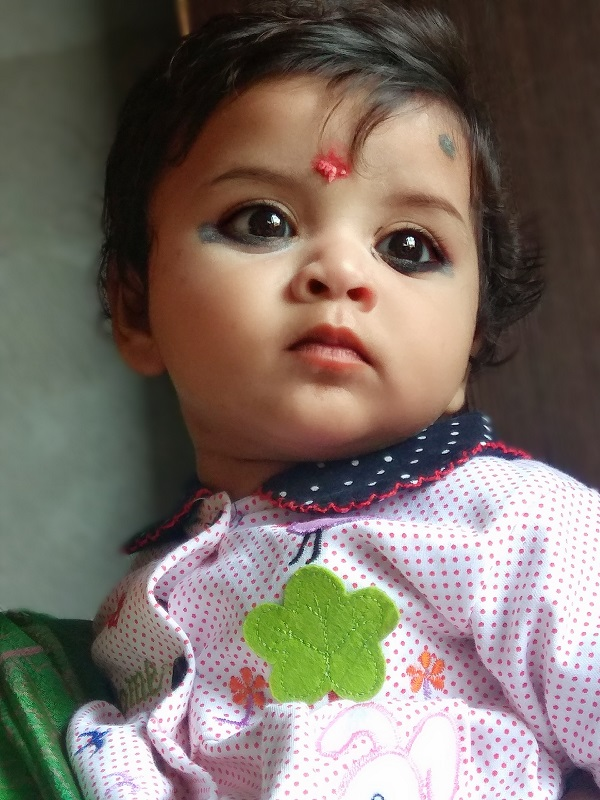
#> input picture FastFourierTransformation/photo2.jpg, 600 x 800 px, found by its file name
$ jupyter execute --allow-errors ImageFFT.ipynb
#> lines starting #> are read from the running program, lines starting #| are printed output that depends on the picture; after the words box and inside, x2 and y2 are one past the last pixel; in counts of white or black regions, pixels touching at a corner belong together
[cell 1]
import numpy as np
import matplotlib.pyplot as plt
import random
import cv2

[cell 2]
carimage=cv2.imread(r'C:\Users\saurabh\Documents\Desktop\car.jpg',cv2.IMREAD_GRAYSCALE)
#> (the rest of this cell did not finish here and is left out)

#> (a cell that did not finish here is left out)

cv2.imwrite(r'C:\Users\saurabh\Documents\Desktop\compressedcar.jpg', newcarimage)

#First Lets Show Different Layers of Image

[cell 4]
image=cv2.imread(r'C:\Users\saurabh\Documents\Desktop\photo2.jpg')
#> image is the input picture: shape (800, 600, 3); mean B, G, R 102.3, 111, 122.9
image=cv2.resize(image,(600,int(image.shape[0]*600/image.shape[1])))
plt.imshow(image,cmap='gray')

[cell 5]
image.shape
#> Out = (800, 600, 3)

[cell 6]
Rimagelayer=image[:,:,0].reshape(image.shape[0],image.shape[1])
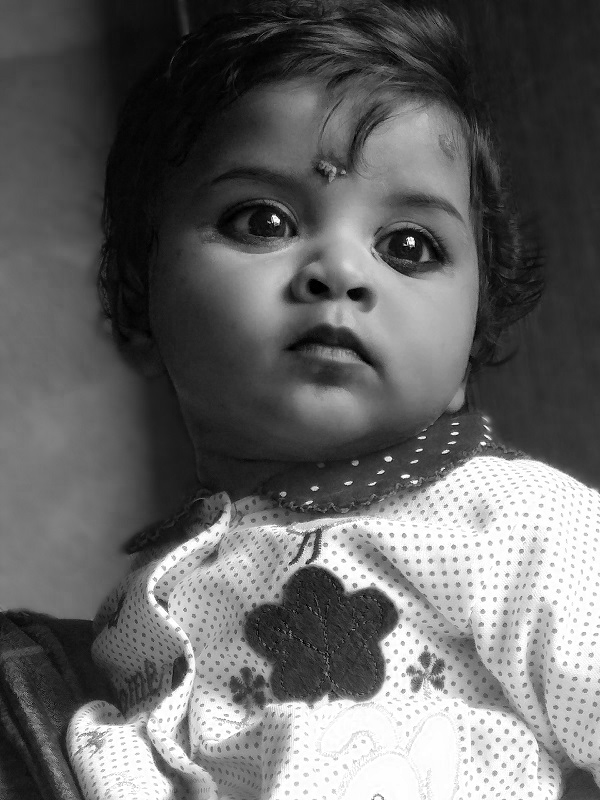
#> Rimagelayer: shape (800, 600); min 0, max 255, mean 102.3
Gimagelayer=image[:,:,1].reshape(image.shape[0],image.shape[1])
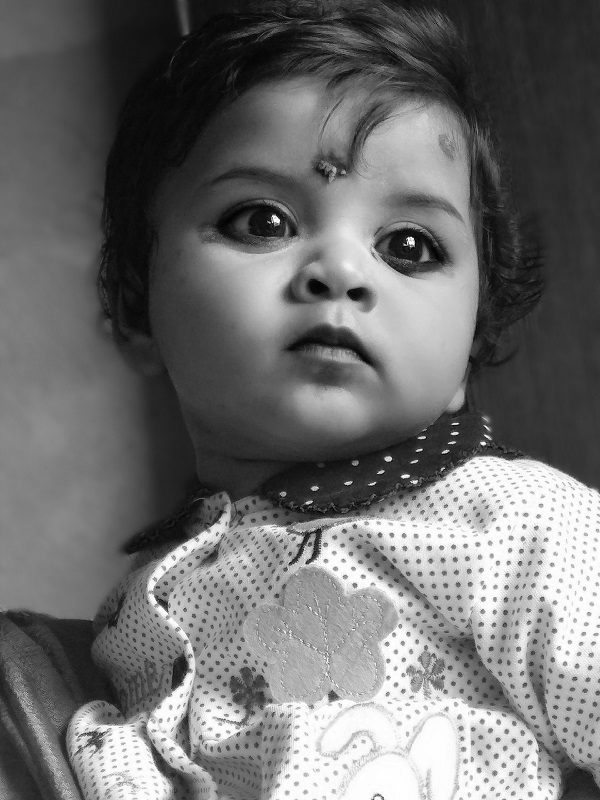
#> Gimagelayer: shape (800, 600); min 0, max 255, mean 111
Bimagelayer=image[:,:,2].reshape(image.shape[0],image.shape[1])
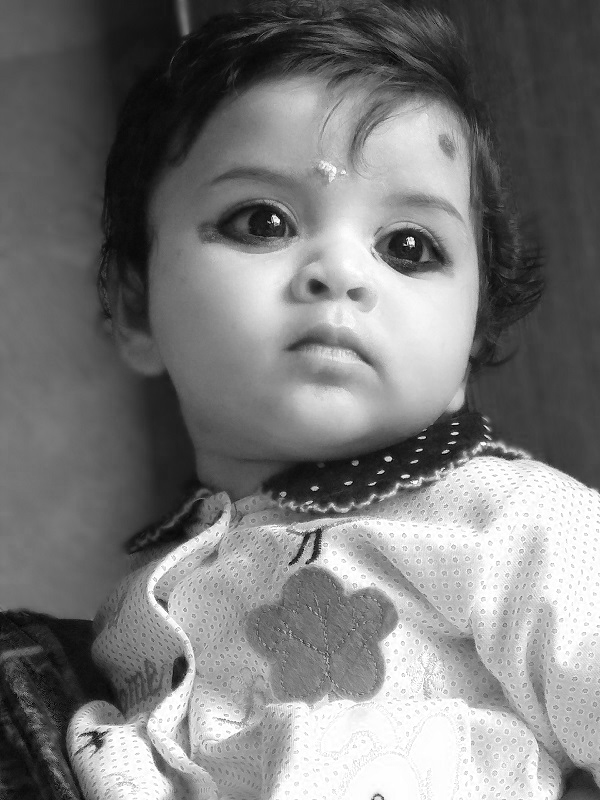
#> Bimagelayer: shape (800, 600); min 0, max 255, mean 122.9

[cell 7]
Redfft=np.fft.fft2(Rimagelayer)
Greenfft=np.fft.fft2(Gimagelayer)
Bluefft=np.fft.fft2(Bimagelayer)
RedThresold=np.sort(np.abs(Redfft).reshape(-1))[int(0.99*Redfft.shape[0])]
#> RedThresold = 224.1
GreenThresold=np.sort(np.abs(Greenfft).reshape(-1))[int(0.99*Greenfft.shape[0])]
#> GreenThresold = 224.8
BlueThresold=np.sort(np.abs(Bluefft).reshape(-1))[int(0.99*Bluefft.shape[0])]
#> BlueThresold = 215.4
RGBThresold=min(RedThresold,GreenThresold,BlueThresold)
#> RGBThresold = 215.4
indices=np.abs(Redfft)>RGBThresold
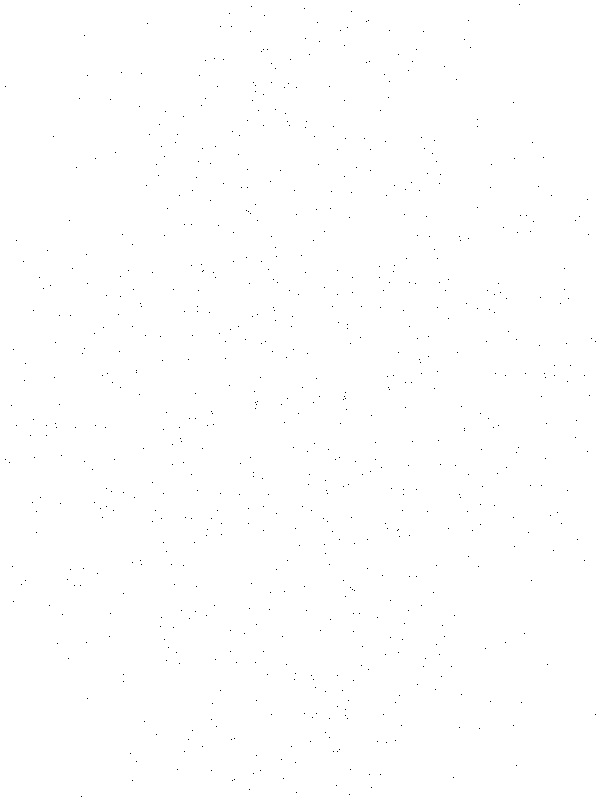
#> indices: shape (800, 600) bool; 99.8% white; black in thin lines or dots
Redlayer=Redfft*indices
Redlayer=np.fft.ifft2(Redlayer).real

indices=np.abs(Greenfft)>RGBThresold
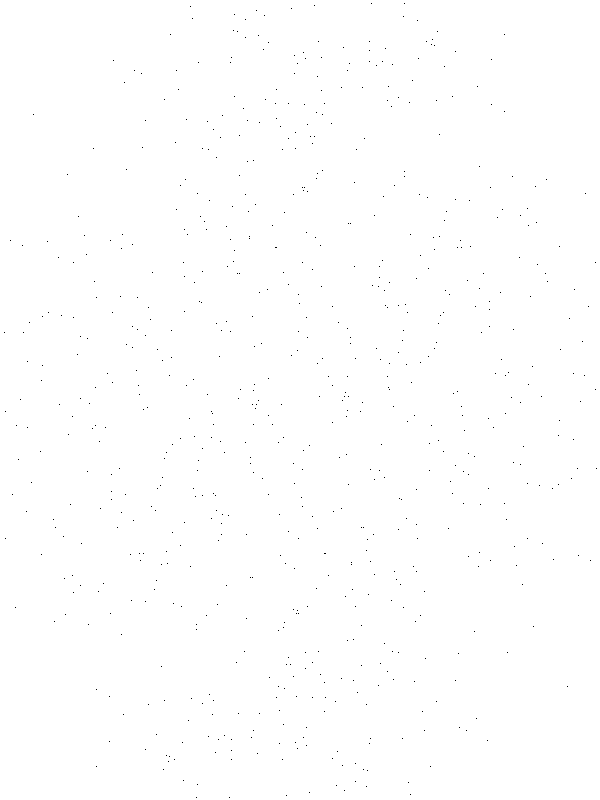
#> indices: shape (800, 600) bool; 99.8% white; black in thin lines or dots
Greenlayer=Greenfft*indices
Greenlayer=np.fft.ifft2(Greenlayer).real

indices=np.abs(Bluefft)>RGBThresold
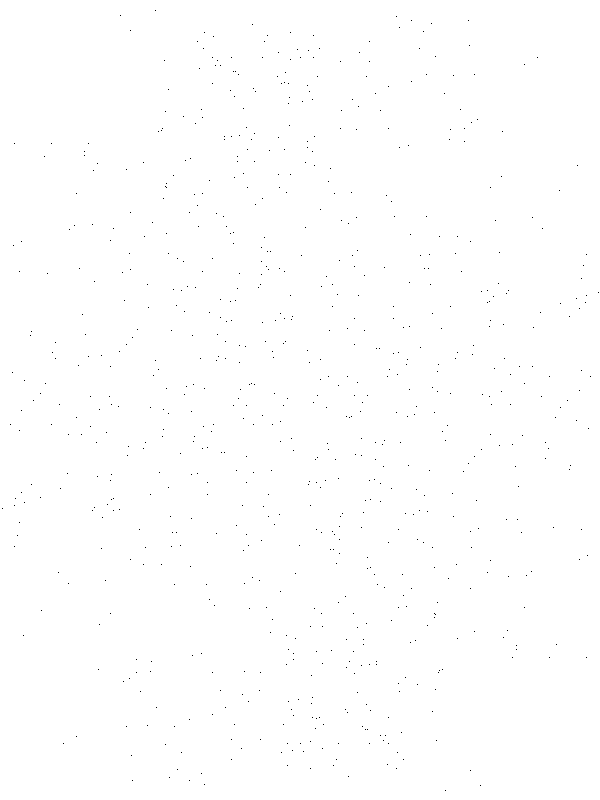
#> indices: shape (800, 600) bool; 99.8% white; black in thin lines or dots
Bluelayer=Bluefft*indices
Bluelayer=np.fft.ifft2(Bluelayer).real

Redlayer=Redlayer.reshape(Redlayer.shape[0],Redlayer.shape[1],1)
Greenlayer=Greenlayer.reshape(Greenlayer.shape[0],Greenlayer.shape[1],1)
Bluelayer=Bluelayer.reshape(Bluelayer.shape[0],Bluelayer.shape[1],1)

NewImage=np.append(Redlayer,Greenlayer,axis=2)
NewImage=np.append(NewImage,Greenlayer,axis=2)
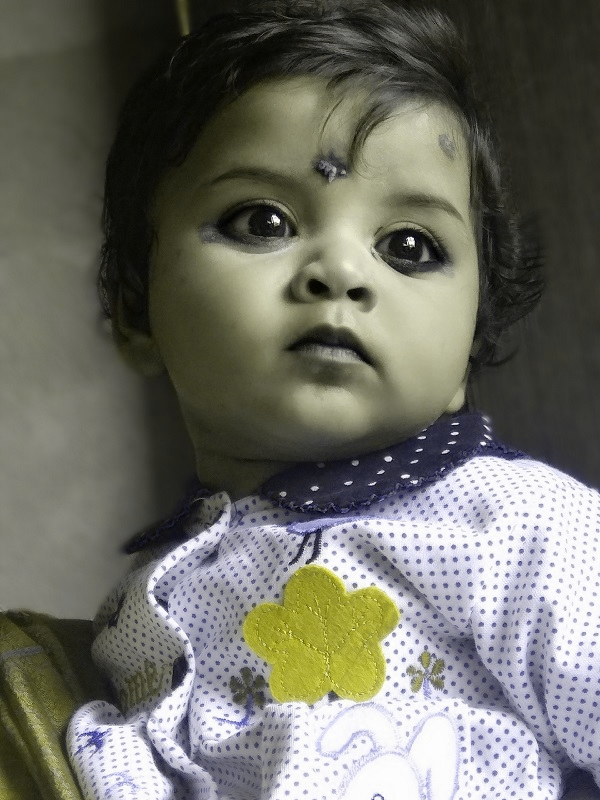
#> NewImage: shape (800, 600, 3) float64; mean of channels 0, 1, 2 102.3, 111, 111; drawn with min black and max white

NewImage.shape
#> Out = (800, 600, 3)

[cell 8]
plt.imshow(NewImage.astype('int'),cmap='gray')
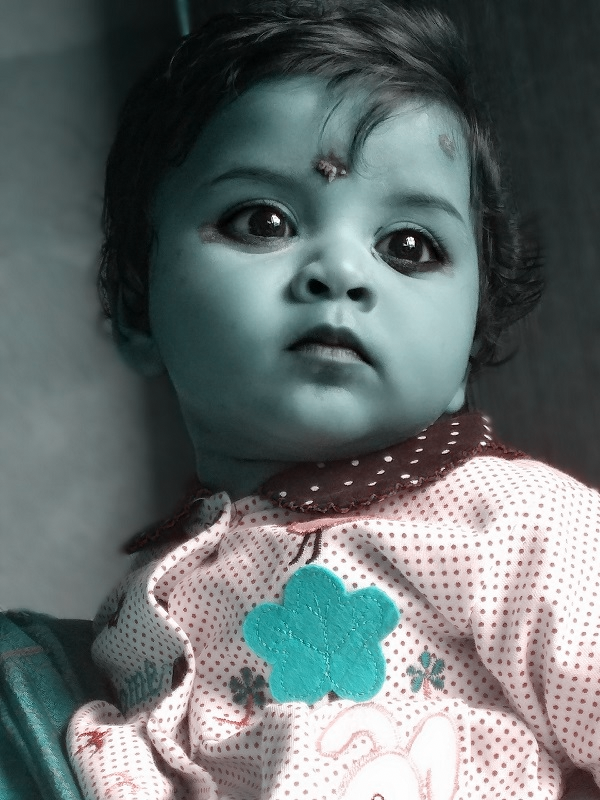
#> shown: shape (800, 600, 3); mean R, G, B 101.8, 110.5, 110.5
